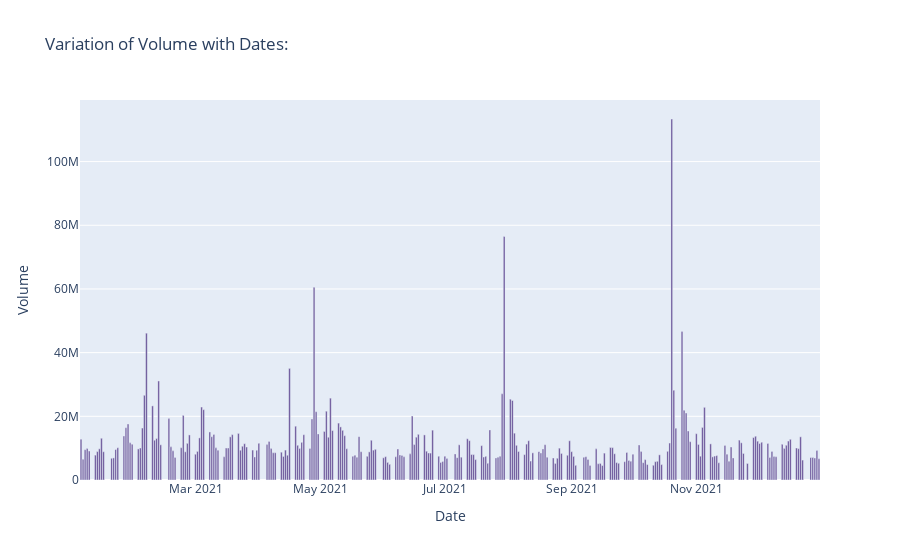

Write notebook code for a chart like this one.
### Markdown cell above
### Analysing the volume of the Pinterest stocks throughout 2021:

### Code cell
fig = px.bar(df, x="Date", y="Volume", title = 'Variation of Volume with Dates: ', color_discrete_sequence=px.colors.qualitative.Prism)
fig.show()

### Figure 1 — Plotly figure (JSON) as saved in the notebook; plotly's stock layout.template omitted (floating-point values rounded to 4 significant figures; data arrays with more than 128 entries replaced by an {"elided": "..."} marker saying what was removed)
{"data": [{"alignmentgroup": "True", "hovertemplate": "Date=%{x}<br>Volume=%{y}<extra></extra>", "legendgroup": "", "marker": {"color": "rgb(95, 70, 144)", "pattern": {"shape": ""}}, "name": "", "offsetgroup": "", "orientation": "v", "showlegend": false, "textposition": "auto", "type": "bar", "x": {"elided": "252 str values"}, "xaxis": "x", "y": {"elided": "252 int values"}, "yaxis": "y"}], "layout": {"barmode": "relative", "legend": {"tracegroupgap": 0}, "title": {"text": "Variation of Volume with Dates: "}, "xaxis": {"anchor": "y", "domain": [0, 1], "title": {"text": "Date"}}, "yaxis": {"anchor": "x", "domain": [0, 1], "title": {"text": "Volume"}}}}
